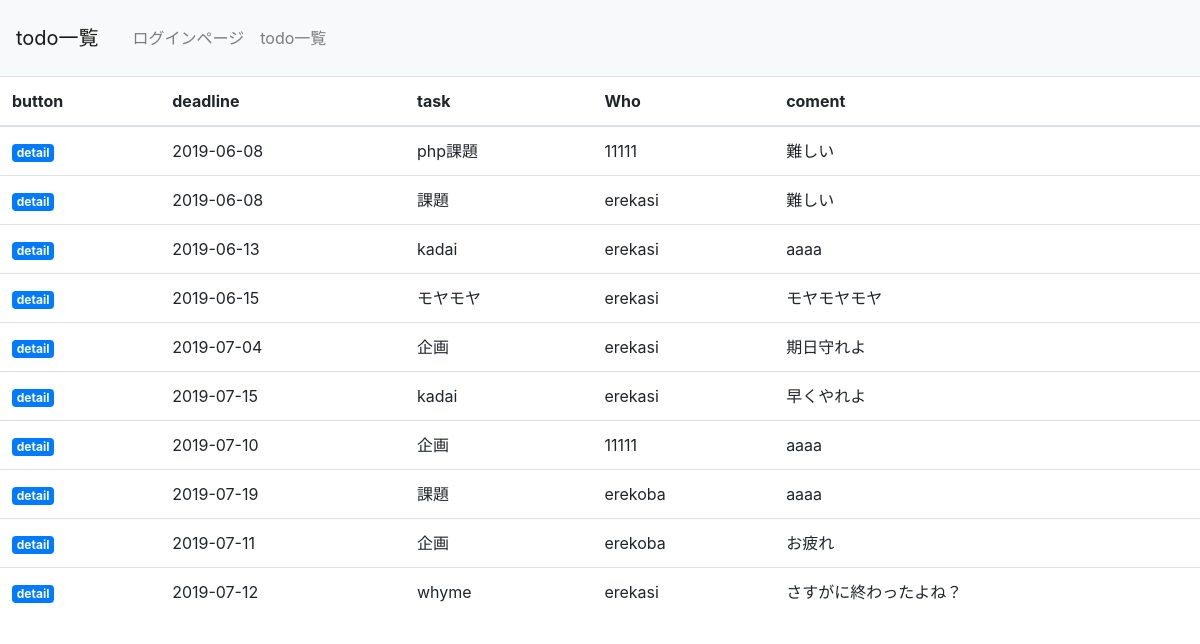
Screenshot of /select_nologin.php with the database file from the repository.
### tables this page shows
CREATE TABLE `php02_table` (
  `id` int(12) NOT NULL,
  `task` varchar(128) NOT NULL,
  `deadline` date NOT NULL,
  `comment` text,
  `indate` datetime NOT NULL,
  `send` varchar(64) NOT NULL,
  `recieve` varchar(64) NOT NULL,
  `trash` int(1) DEFAULT NULL
);

### select_nologin.php (the view, shortened to what this page needs)
<?php
include('functions.php');
$menu = menu();
$pdo = db_conn();
$sql = 'SELECT * FROM php02_table';
$stmt = $pdo->prepare($sql);
$status = $stmt->execute();
$view = '';
if ($status == false) {
    errorMsg($stmt);
} else {
    while ($result = $stmt->fetch(PDO::FETCH_ASSOC)) {
        $view .= '<tr id=list>';
        $view .= '<td><a href="detail_nologin.php?id=' . $result['id'] . '"class="badge badge-primary">detail</a></td>';
        $view .= '<td>' . $result["deadline"] . '</td>';
        $view .= '<td>' . $result["task"] . '</td>';
        $view .= '<td>' . $result["recieve"] . '</td>';
        $view .= '<td>' . $result["comment"] . '</td>';
        $view .= '</tr>';
    }
}
?>
<!DOCTYPE html>
<html lang="ja">
<head>
    <link rel="stylesheet" href="https://stackpath.bootstrapcdn.com/bootstrap/4.2.1/css/bootstrap.min.css">
</head>
<body>
    <header>
        <nav class="navbar navbar-expand-lg navbar-light bg-light">
            <a class="navbar-brand" href="#">todo一覧</a>
            <div class="collapse navbar-collapse" id="navbarNav">
                <ul class="navbar-nav">
                    <?= $menu ?>
                </ul>
            </div>
        </nav>
    </header>
    <table class="table">
        <thead>
            <tr>
                <th>button</th>
                <th>deadline</th>
                <th>task</th>
                <th>Who</th>
                <th>coment</th>
            </tr>
        </thead>
        <tbody id="selected">
            <?= $view ?>
        </tbody>
    </table>
</body>
</html>

### select_nologin.php (style rules this page uses)
div { padding: 10px; font-size: 16px; }

### rows the page displays
php02_table: deadline "2019-06-08", task "php課題", recieve "11111", comment "難しい"
php02_table: deadline "2019-06-08", task "課題", recieve "erekasi", comment "難しい"
php02_table: deadline "2019-06-13", task "kadai", recieve "erekasi", comment "aaaa"
php02_table: deadline "2019-06-15", task "モヤモヤ", recieve "erekasi", comment "モヤモヤモヤ"
php02_table: deadline "2019-07-04", task "企画", recieve "erekasi", comment "期日守れよ"
php02_table: deadline "2019-07-15", task "kadai", recieve "erekasi", comment "早くやれよ"
php02_table: deadline "2019-07-10", task "企画", recieve "11111", comment "aaaa"
php02_table: deadline "2019-07-19", task "課題", recieve "erekoba", comment "aaaa"
php02_table: deadline "2019-07-11", task "企画", recieve "erekoba", comment "お疲れ"
php02_table: deadline "2019-07-12", task "whyme", recieve "erekasi", comment "さすがに終わったよね？"
